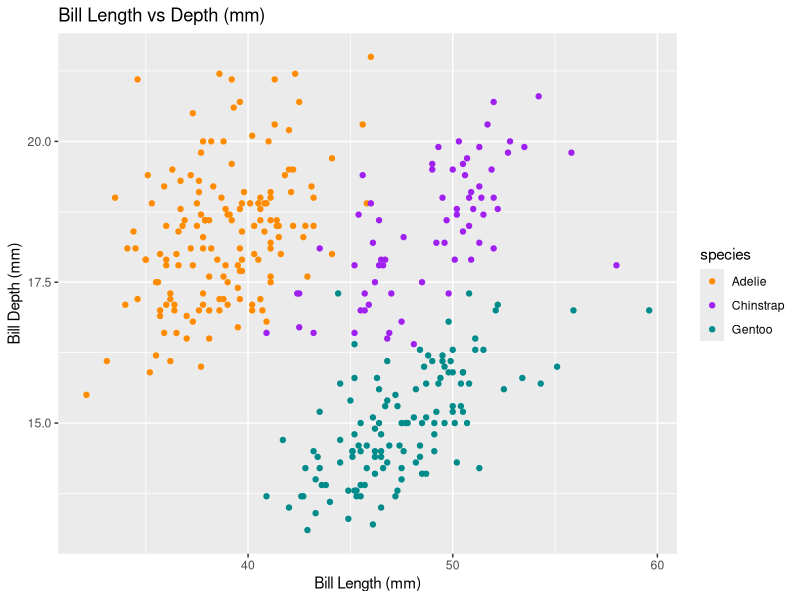
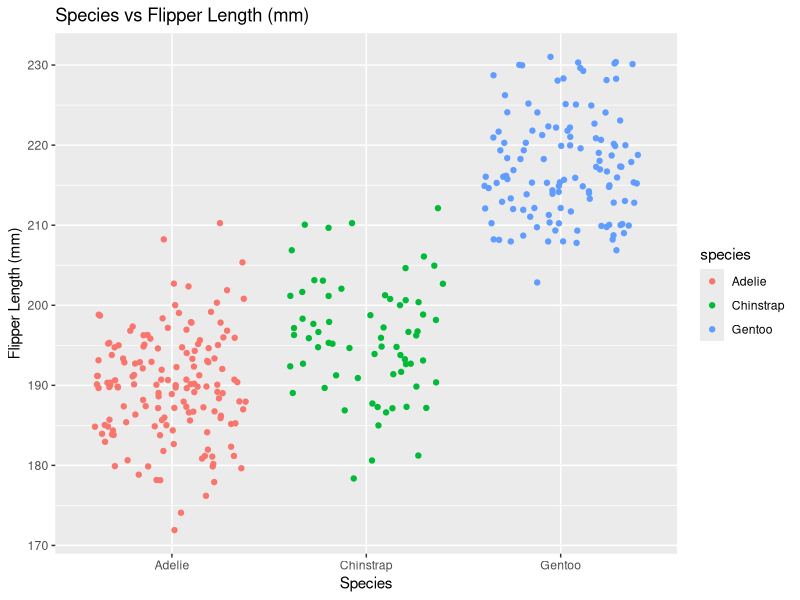

Here is the R script that generated these plots, in order:
## ---- chunk 1
library(tidyverse)
library(palmerpenguins)

## ---- chunk 2
# Define expression
fx <- expression(x^2)
pa <- expression(2*(3*a + 2)^4 - 5)

# Compute derivative
df_dx <- D(expr = fx, name = "x")
df_dx

dp_da <- D(expr = pa, name = "a")
dp_da

# Evaluate at x = 3
x <- 3
eval(df_dx)

a <- 1.2
eval(dp_da)
## ---- chunk 3
#head(penguins)
ggplot(data = penguins, aes(x = bill_length_mm, y = bill_depth_mm)) +
  geom_point(aes(color = species)) +
  scale_color_manual(values = c("darkorange","purple","cyan4")) +
  labs(x = "Bill Length (mm)", y = "Bill Depth (mm)", title = "Bill Length vs Depth (mm)")
## ---- chunk 4
ggplot(data = penguins, aes(x = species, y = flipper_length_mm)) +
  geom_jitter(aes(color = species)) +
  labs(x = "Species", 
       y = "Flipper Length (mm)",
       title = "Species vs Flipper Length (mm)"
       )
